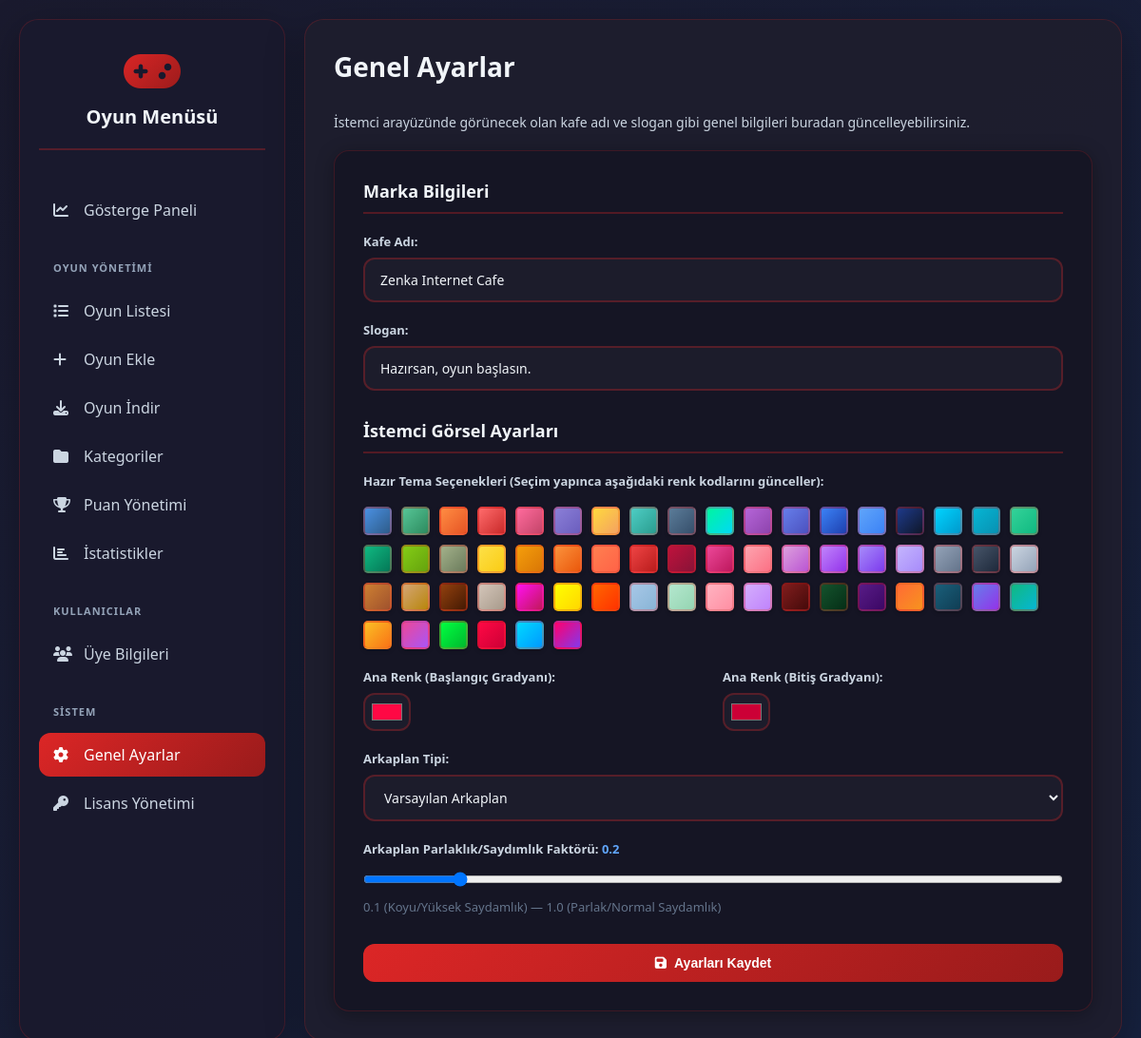
Before: /admin/settings with the older database file.
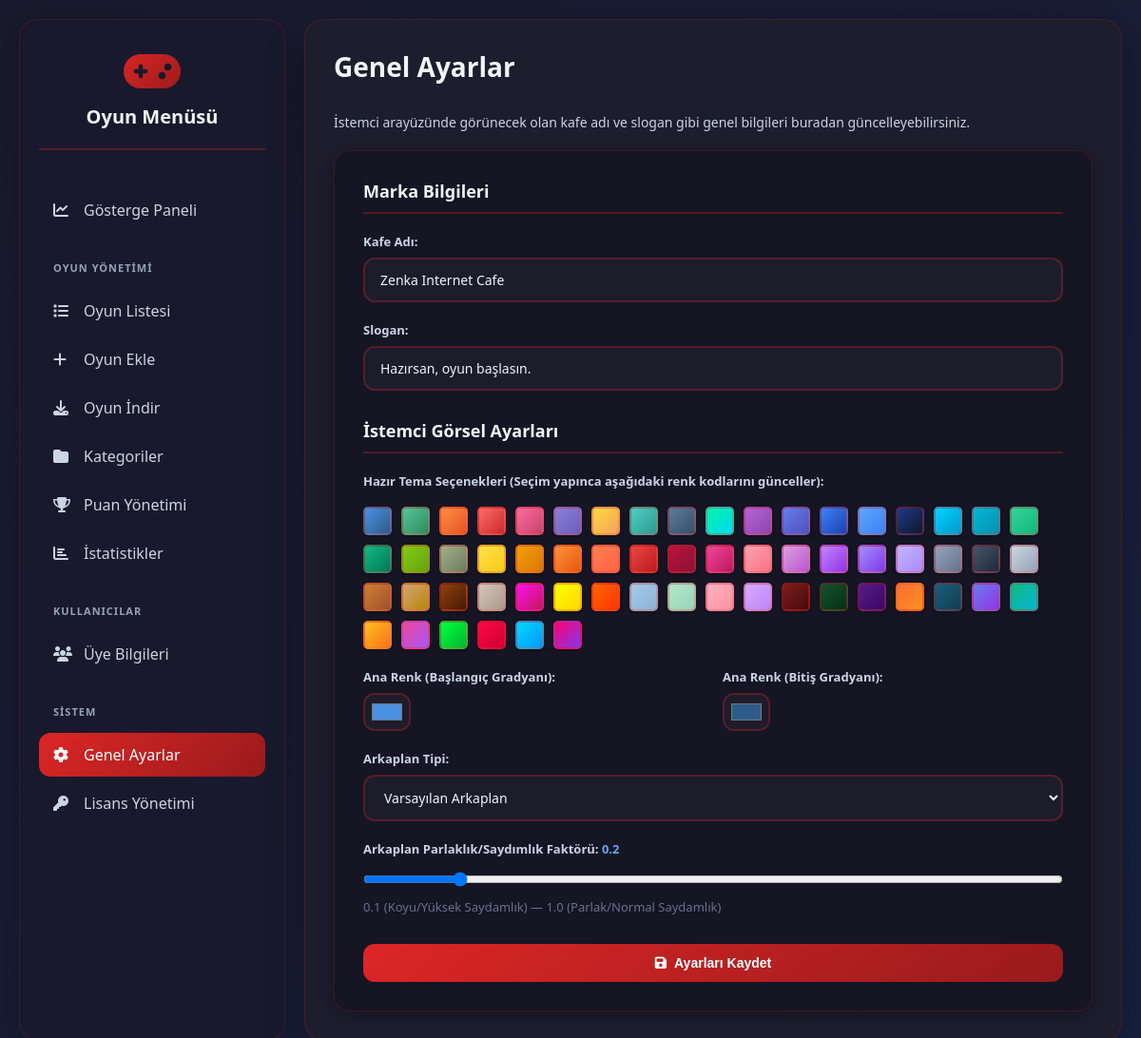
After: the same page with the newer database file.
### tables this page shows
CREATE TABLE settings (
            key TEXT PRIMARY KEY,
            value TEXT
        );

### app.py (the view, shortened to what this page needs)
@app.route('/admin/settings', methods=['GET', 'POST'])
def general_settings():
    settings = get_all_settings()
    settings.setdefault('cafe_name', 'Zenka Internet Cafe')
    settings.setdefault('slogan', 'Hazırsan, oyun başlasın.')
    settings.setdefault('background_type', 'default')
    settings.setdefault('background_file', '')
    settings.setdefault('background_opacity_factor', '1.0')
    settings.setdefault('primary_color_start', '#667eea')
    settings.setdefault('primary_color_end', '#764ba2')
    return render_template('general_settings.html', settings=settings)

### app.py (called while the page is built)
def get_db_connection():
    conn = sqlite3.connect(DATABASE, check_same_thread=False)
    conn.row_factory = sqlite3.Row
    return conn

def get_all_settings():
    conn = get_db_connection()
    settings_cursor = conn.execute('SELECT key, value FROM settings').fetchall()
    conn.close()
    return {row['key']: row['value'] for row in settings_cursor}

### templates/general_settings.html (shortened to what this page needs)
{% extends 'base_admin.html' %}
{% block content %}
    <div class="header">
        <h1>Genel Ayarlar</h1>
    </div>
    <p style="color: #cbd5e1; font-size: 14px; margin-bottom: 20px;">İstemci arayüzünde görünecek olan kafe adı ve slogan gibi genel bilgileri buradan güncelleyebilirsiniz.</p>
    <div class="form-container">
        <form method="POST" enctype="multipart/form-data">
            <div class="section-title">Marka Bilgileri</div>
            <div class="form-grid">
                <div class="form-group full-width">
                    <label for="cafe_name">Kafe Adı:</label>
                    <input type="text" id="cafe_name" name="cafe_name" value="{{ settings.cafe_name }}" required>
                </div>
                <div class="form-group full-width">
                    <label for="slogan">Slogan:</label>
                    <input type="text" id="slogan" name="slogan" value="{{ settings.slogan }}">
                </div>
            </div>
            <div class="section-title" style="margin-top: 30px;">İstemci Görsel Ayarları</div>
            <div class="form-grid">
                <div class="form-group full-width">
                    <label>Hazır Tema Seçenekleri (Seçim yapınca aşağıdaki renk kodlarını günceller):</label>
                    <div id="preset-container" class="preset-container" style="display: flex; flex-wrap: wrap; gap: 10px; margin-top: 10px;">
                    </div>
                </div>
                <div class="form-group">
                    <label for="primary_color_start">Ana Renk (Başlangıç Gradyanı):</label>
                    <input type="color" name="primary_color_start" id="primary_color_start" value="{{ settings.primary_color_start }}" class="color-input" style="height: 40px !important; padding: 5px !important;">
                </div>
                <div class="form-group">
                    <label for="primary_color_end">Ana Renk (Bitiş Gradyanı):</label>
                    <input type="color" name="primary_color_end" id="primary_color_end" value="{{ settings.primary_color_end }}" class="color-input" style="height: 40px !important; padding: 5px !important;">
                </div>
                <div class="form-group full-width">
                    <label for="background_type">Arkaplan Tipi:</label>
                    <select name="background_type" id="background_type" onchange="toggleBackgroundUpload()">
                        <option value="default" {% if settings.background_type == 'default' %}selected{% endif %}>Varsayılan Arkaplan</option>
                    </select>
                </div>
                <div class="form-group full-width">
                    <label for="background_opacity_factor">
                        Arkaplan Parlaklık/Saydımlık Faktörü:
                        <span id="opacity_display" style="font-weight: bold; color: #60a5fa;">
                            {{ "%.1f"|format(settings.background_opacity_factor|float) }}
                        </span>
                    </label>
                    <input type="range"
                           name="background_opacity_factor"
                           id="background_opacity_factor"
                           min="0.1"
                           max="1.0"
                           step="0.1"
                           value="{{ settings.background_opacity_factor }}"
                           oninput="document.getElementById('opacity_display').textContent = parseFloat(this.value).toFixed(1)"
                           style="width: 100%; height: 30px;">
                    <p class="file-prompt" style="margin-top: 5px; color: #64748b; font-size: 13px;">0.1 (Koyu/Yüksek Saydamlık) &mdash; 1.0 (Parlak/Normal Saydamlık)</p>
                </div>
            </div>
            <button type="submit" class="btn btn-primary" style="width: 100%; margin-top: 20px;">
                <i class="fas fa-save"></i>
                Ayarları Kaydet
            </button>
        </form>
    </div>
{% endblock %}

Changed rows visible on the page:
changed settings (number 3 of 6 on the later page): primary_color_start "#ff0844" → "#4a90e2"
changed settings (number 4 of 6 on the later page): primary_color_end "#cc0036" → "#2e5c8a"
